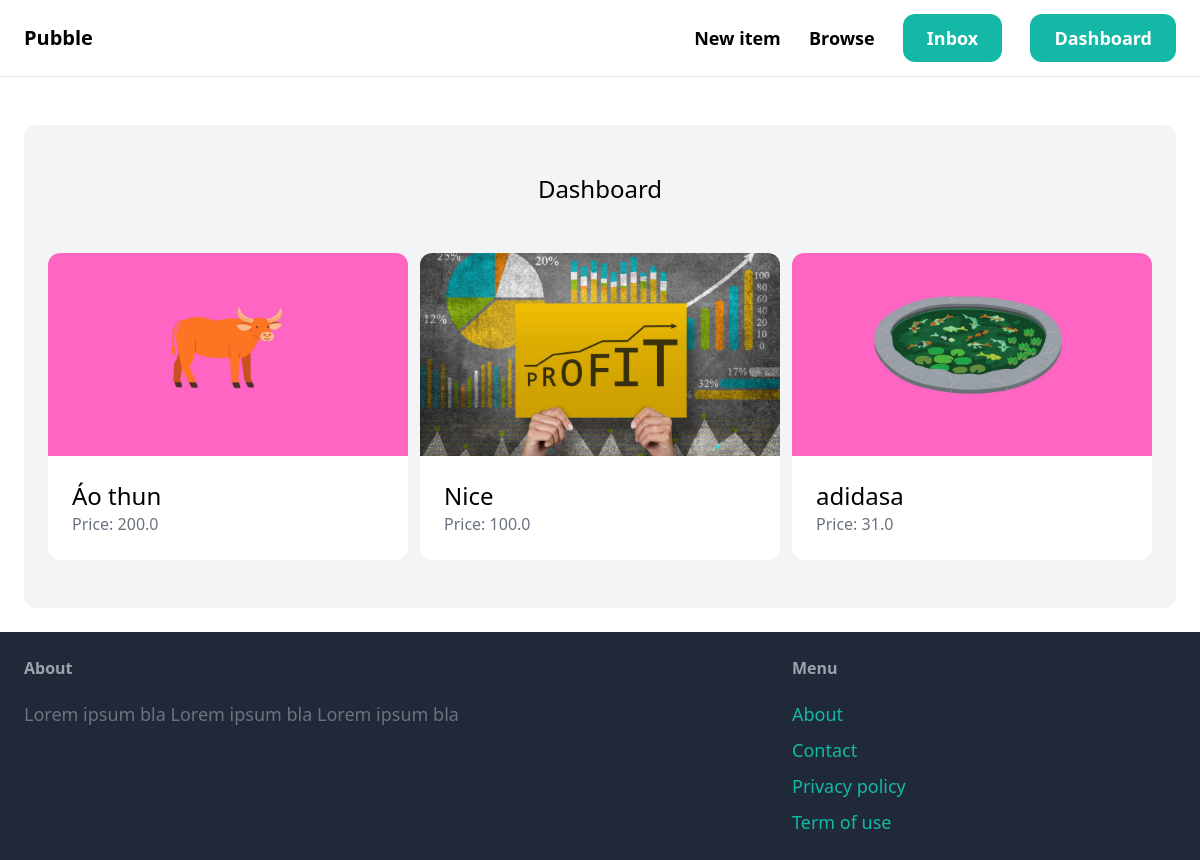
Page /dashboard/ (signed in) on the earlier database version.
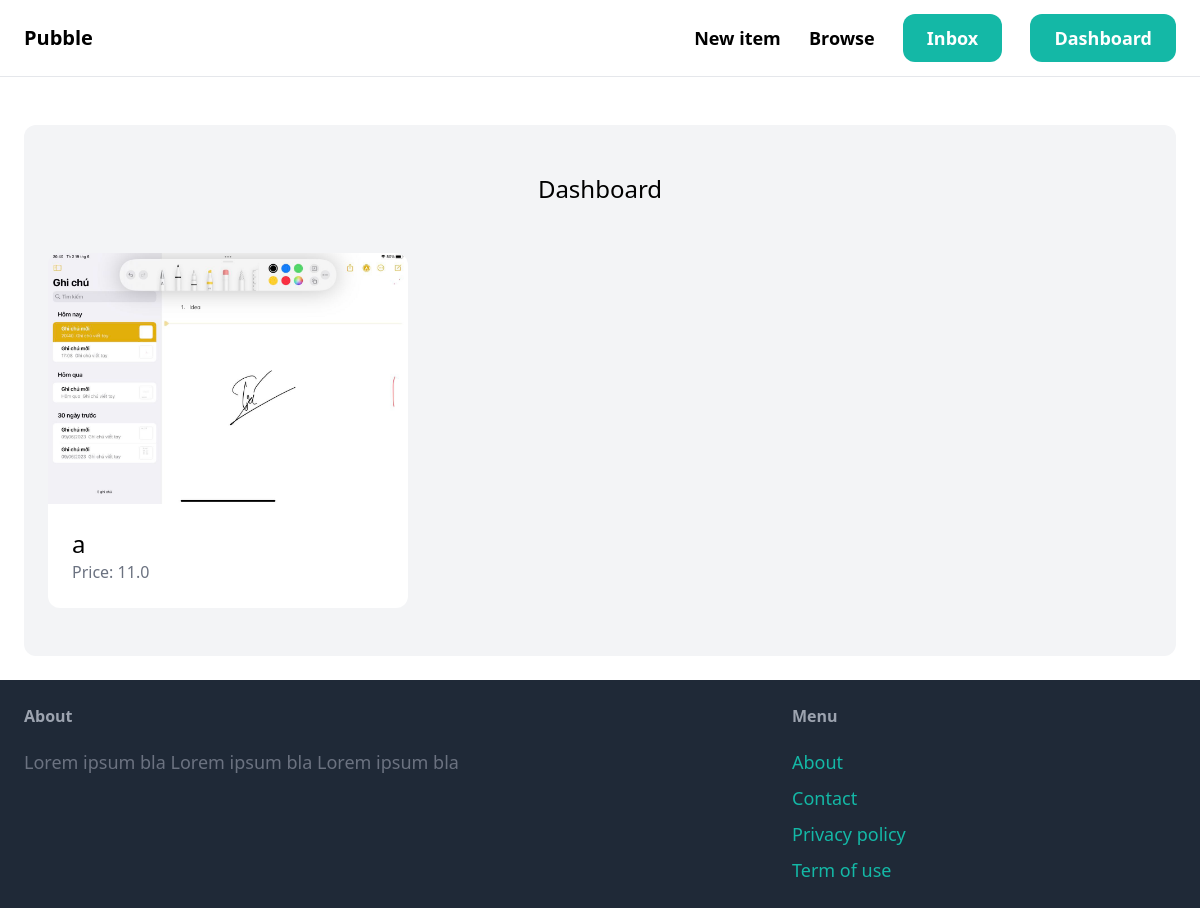
Same page on the later database version.
### item/models.py (models this page shows, shortened)
class Item(models.Model):
    category = models.ForeignKey(Category,related_name='items',on_delete=models.CASCADE)
    name =models.CharField(max_length=255)
    description = models.TextField(blank=True,null=True)
    price = models.FloatField()
    image = models.ImageField(upload_to='item_images',blank=True,null=True)
    is_sold = models.BooleanField(default=False)
    created_by = models.ForeignKey(User,related_name='items',on_delete=models.CASCADE)
    created_at = models.DateTimeField(auto_now_add=True)

### dashboard/views.py (the view)
# urls.py: path("",views.index,name='index'),
@login_required
def index(request):
    items = Item.objects.filter(created_by= request.user)
    return render(request,'dashboard/index.html',{
        'item':items,
    })

### dashboard/templates/dashboard/index.html (shortened to what this page needs)
{% extends 'core/base.html'%}
{% block content %}
    <div class="mt-6 px-6 py-12 bg-gray-100 rounded-xl" >
        <h2 class="mb-12 text-2xl text-center">Dashboard</h2>
        <div class="grid grid-cols-3 gap-3">
            {% for item in item %}
                <div>
                    <a href="{% url 'item:detail' item.id %}">
                        <div>
                            <img src="{{ item.image.url }}" alt="" class="rounded-t-xl">
                        </div>
                        <div class="p-6 bg-white rounded-b-xl">
                            <h2 class="text-2xl">{{ item.name }}</h2>
                            <p class="text-gray-500">Price: {{ item.price}} </p>
                        </div>
                    </a>
                </div>
            {% endfor%}
        </div>
    </div>
{% endblock %}

Differences in the rows shown:
removed Item: image (picture), name "Áo thun", price "200.0"
removed Item: image (picture), name "Nice", price "100.0"
removed Item: image (picture), name "adidasa", price "31.0"
added Item: image (picture), name "a", price "11.0"
